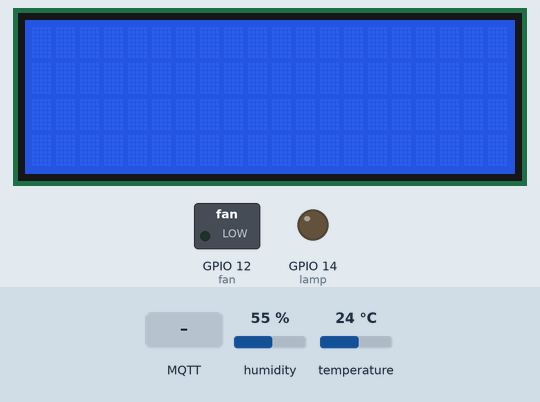
Bench run of a sketch on a simulated ESP8266 (NodeMCU). On the bench: 20×4 character LCD, switched loads named in the sketch (green lamp = pin HIGH), output pins drawn as LEDs (lit = HIGH). The test bench sets the inputs (shaded band); at power-on: humidity 55 %, temperature 24 °C. WiFi joins after 1.5 s; servers stay silent unless stated; no MQTT or app messages arrive unless stated; what the sketch prints to the serial monitor is not drawn.

Above: at 2.7 s.
2.8 s: MQTT message "on" arrives on the first subscribed topic
At 4.0 s:
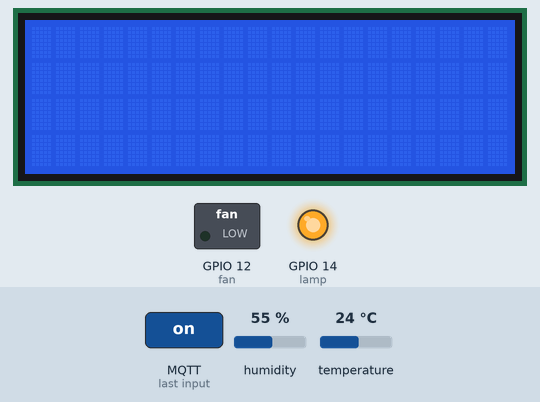
4.3 s: MQTT message "off" arrives on the second subscribed topic
At 5.2 s:
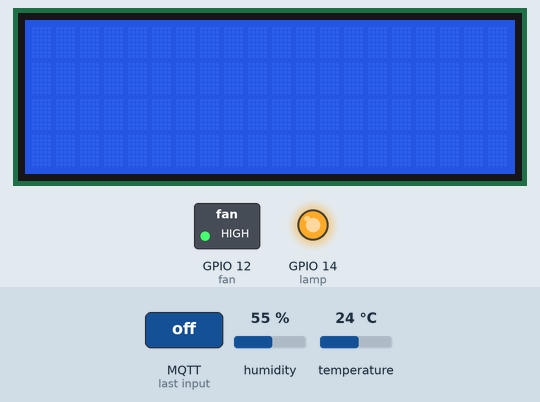
5.8 s: MQTT message "off" arrives on the first subscribed topic
At 30.9 s:
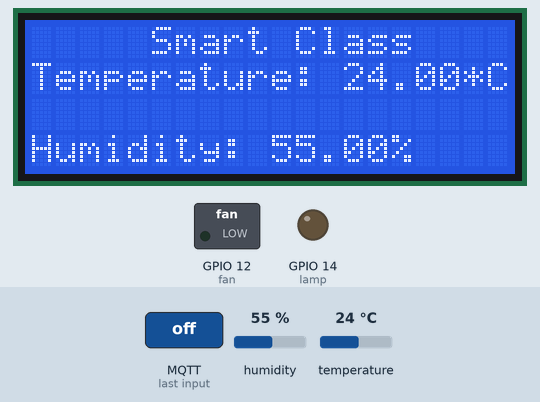
Timing chart, 0 to 31.5 s (numbered marks = the images above; inputs shaded):
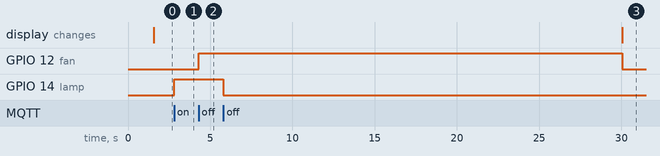

The sketch:

Smart_Classs.ino
```cpp
// #include <Arduino.h>
#include <ESP8266WiFi.h>
#include <PubSubClient.h>
#include "DHT.h"
#include <LiquidCrystal_I2C.h>
#define DHTTYPE DHT11   // DHT 11

// #define WIFI_SSID "HHA2803"
// #define WIFI_PASSWORD "24082001"

#define WIFI_SSID "IoT LAB"
#define WIFI_PASSWORD "kvt1ptit"

#define mqtt_server "192.168.3.102"
#define MQTT_username "HHA2803"
#define MQTT_password "Hoangha2001"

#define DHTPin 2
#define lcdColumns 20
#define lcdRows 4
#define lamp 14
#define fan 12


DHT dht(DHTPin, DHTTYPE);
LiquidCrystal_I2C lcd(0x3F, lcdColumns, lcdRows);
float h,t,f;

WiFiClient espClient;
PubSubClient client(espClient);

long now = millis();
long lastMeasure = 0;

void setup_wifi();
void callback(String topic, byte* message, unsigned int length);
void reconnect();

void setup() {
  pinMode(lamp, OUTPUT);
  pinMode(fan, OUTPUT);

  dht.begin();
  lcd.init();
  Serial.begin(115200);
  setup_wifi();
  lcd.backlight();
  client.setServer(mqtt_server, 1883);
  client.setCallback(callback);

}

void loop() {

  if (!client.connected()) {
    reconnect();
  }
  if(!client.loop())
    client.connect("ESP8266Client", MQTT_username, MQTT_password);

  now = millis();
  // Publishes new temperature and humidity every 30 seconds
  if (now - lastMeasure > 30000) {
    lastMeasure = now;
    // Sensor readings may also be up to 2 seconds 'old' (its a very slow sensor)
    float humidity = dht.readHumidity();
    // Read temperature as Celsius (the default)
    float temperatureC = dht.readTemperature();
    // Read temperature as Fahrenheit (isFahrenheit = true)
    float temperatureF = dht.readTemperature(true);

    // Check if any reads failed and exit early (to try again).
    if (isnan(humidity) || isnan(temperatureC) || isnan(temperatureF)) {
      Serial.println("Failed to read from DHT sensor!");
      return;
    }

    // Publishes Temperature and Humidity values
    client.publish("SC/Temperature", String(temperatureC).c_str());
    client.publish("SC/Humidity", String(humidity).c_str());
    //Uncomment to publish temperature in F degrees
    //client.publish("room/temperature", String(temperatureF).c_str());

    Serial.print("Humidity: ");
    Serial.print(humidity);
    Serial.println(" %");
    Serial.print("Temperature: ");
    Serial.print(temperatureC);
    Serial.println(" ºC");
    Serial.print(temperatureF);
    Serial.println(" ºF");

    lcd.setCursor(5, 0);
    lcd.print("Smart Class");

    lcd.setCursor(0, 1);
    lcd.print("Temperature: ");
    lcd.print(temperatureC);
    lcd.print("*C");

    // lcd.setCursor(0, 2);
    // lcd.print("Temperature:");
    // lcd.print(temperatureF);
    // lcd.print(" ºF");

    lcd.setCursor(0,3);
    lcd.print("Humidity: ");
    lcd.print(humidity);
    lcd.print("%");

    if(temperatureC > 20) {
      digitalWrite(fan, LOW);
      Serial.print("AutoFanOn");
    }
    else {
      digitalWrite(fan, HIGH);
      Serial.print("AutoFanOff");
    }


  }


} 
```

MQTT.ino
```cpp
void callback(String topic, byte* message, unsigned int length) {
  Serial.print("Message arrived on topic: ");
  Serial.print(topic);
  Serial.print(". Message: ");
  String messageTemp;

  for (int i = 0; i < length; i++) {
    Serial.print((char)message[i]);
    messageTemp += (char)message[i];
  }
  Serial.println();

  // Feel free to add more if statements to control more GPIOs with MQTT

  // If a message is received on the topic room/lamp, you check if the message is either on or off. Turns the lamp GPIO according to the message
  if(topic=="SC/Lamp"){
      Serial.print("Changing Room lamp to ");
      if(messageTemp == "on"){
        digitalWrite(lamp, HIGH);
        Serial.print("LampOn");
      }
      else if(messageTemp == "off"){
        digitalWrite(lamp, LOW);
        Serial.print("LampOff");
      }
  }
  else if(topic=="SC/Fan"){
      Serial.print("Changing Room fan to ");
      if(messageTemp == "off"){
        digitalWrite(fan, HIGH);
        Serial.print("FanOn");
      }
      else if(messageTemp == "on"){
        digitalWrite(fan, LOW);
        Serial.print("FanOff");
      }
  }
  Serial.println();

}

void reconnect() {
  // Loop until we're reconnected
  while (!client.connected()) {
    Serial.print("Attempting MQTT connection...");
    if (client.connect("ESP8266Client", MQTT_username, MQTT_password)) {
      Serial.println("connected");
      client.subscribe("SC/Lamp");
      client.subscribe("SC/Fan");
    } else {
      Serial.print("failed, rc=");
      Serial.print(client.state());
      Serial.println(" try again in 5 seconds");
      // Wait 5 seconds before retrying
      delay(5000);
    }
  }
}
```

WiFi.ino
```cpp
void setup_wifi() {
  delay(10);
  // We start by connecting to a WiFi network
  Serial.println();
  Serial.print("Connecting to ");
  Serial.println(WIFI_SSID);
  WiFi.begin(WIFI_SSID, WIFI_PASSWORD);
  while (WiFi.status() != WL_CONNECTED) {
    delay(500);
    Serial.print(".");
  }
  Serial.println("");
  Serial.print("WiFi connected - ESP IP address: ");
  Serial.println(WiFi.localIP());
}
```

Measured:
- after the input at 2.8 s, GPIO 14 (lamp): LOW → HIGH at once
- after the input at 4.3 s, GPIO 12 (fan): LOW → HIGH at once
- after the input at 5.8 s, GPIO 14 (lamp): HIGH → LOW at once
